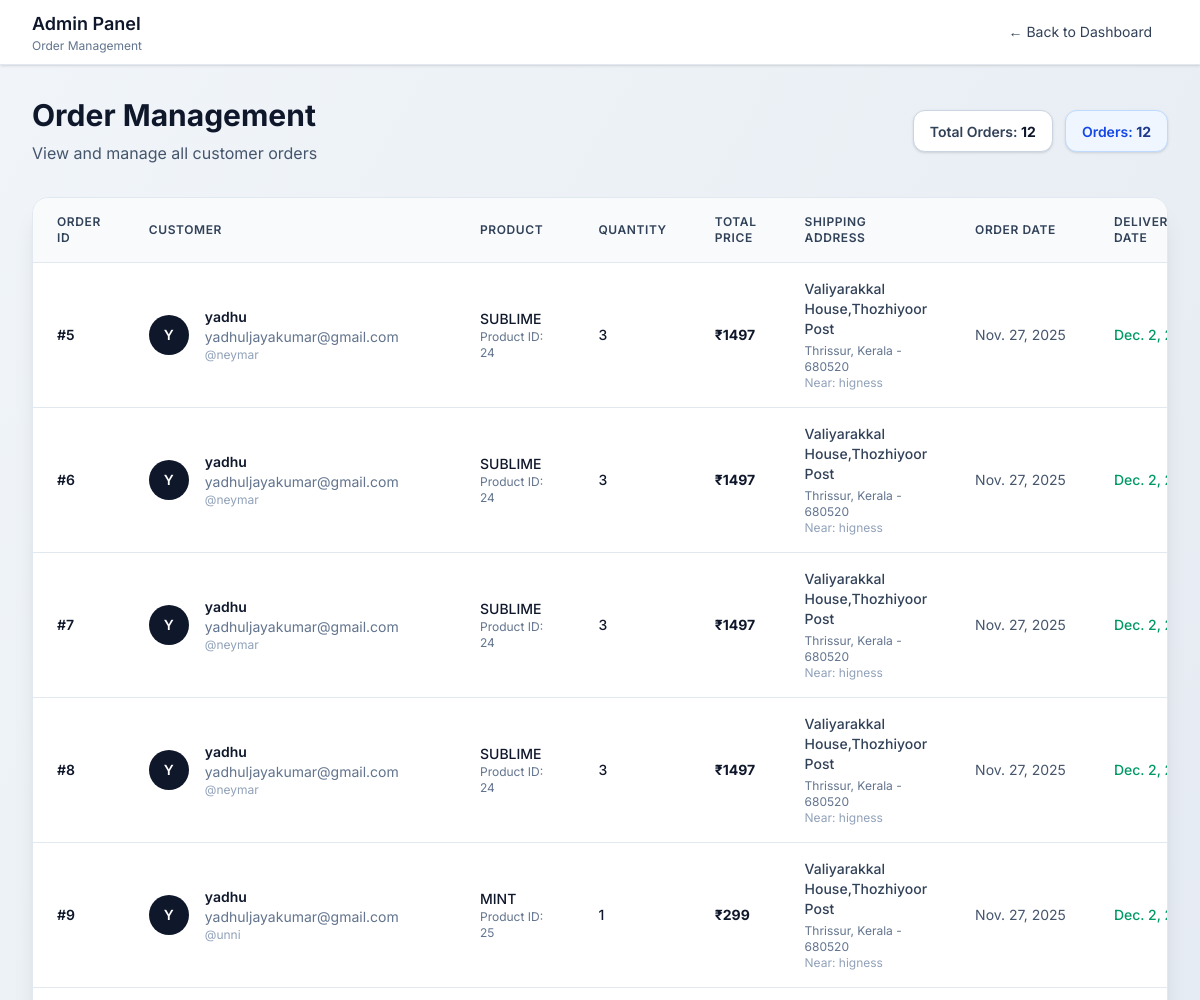
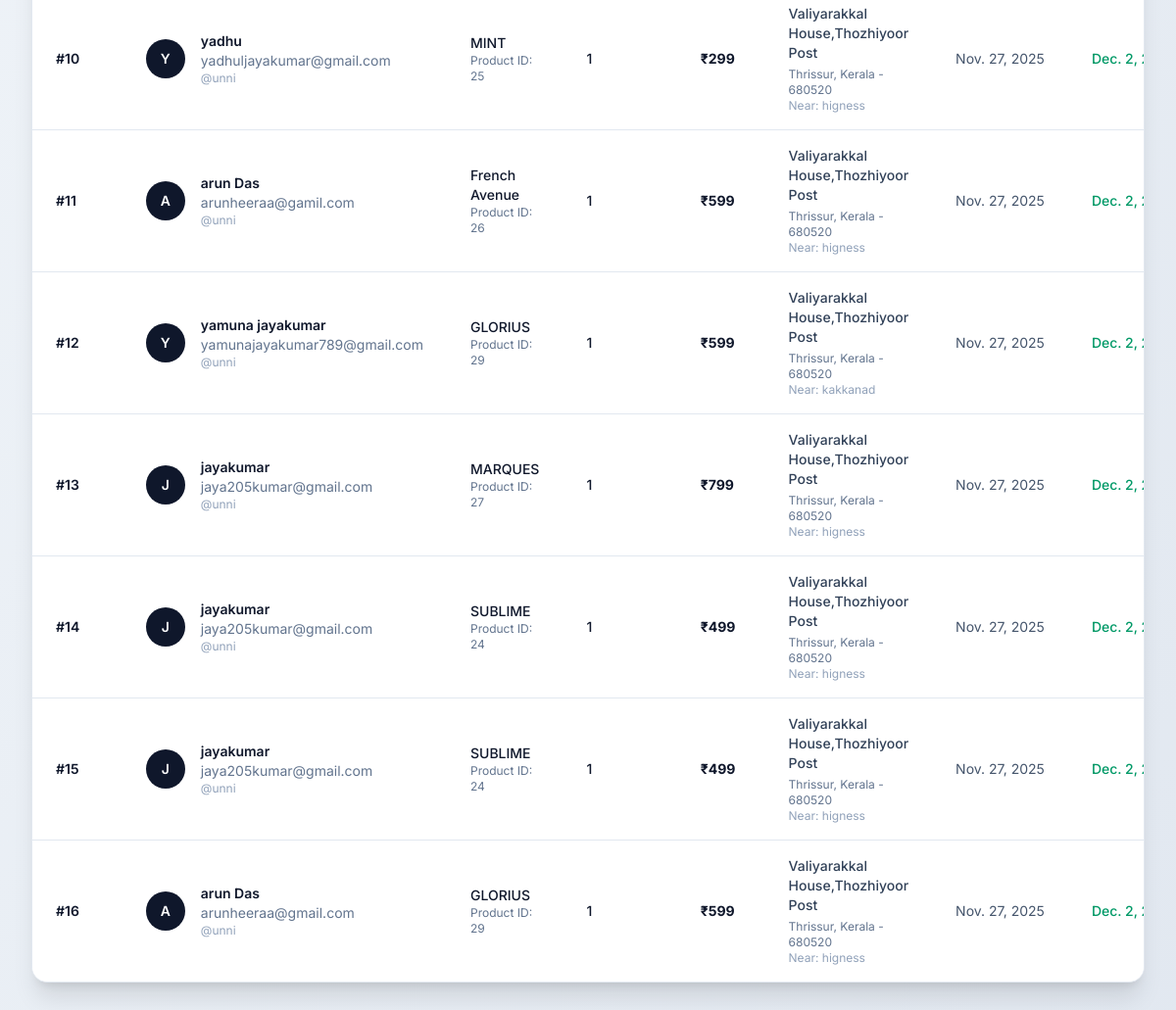
The app's page /adminpage/dashboard/orders/, older data (2 pictures, top to bottom).
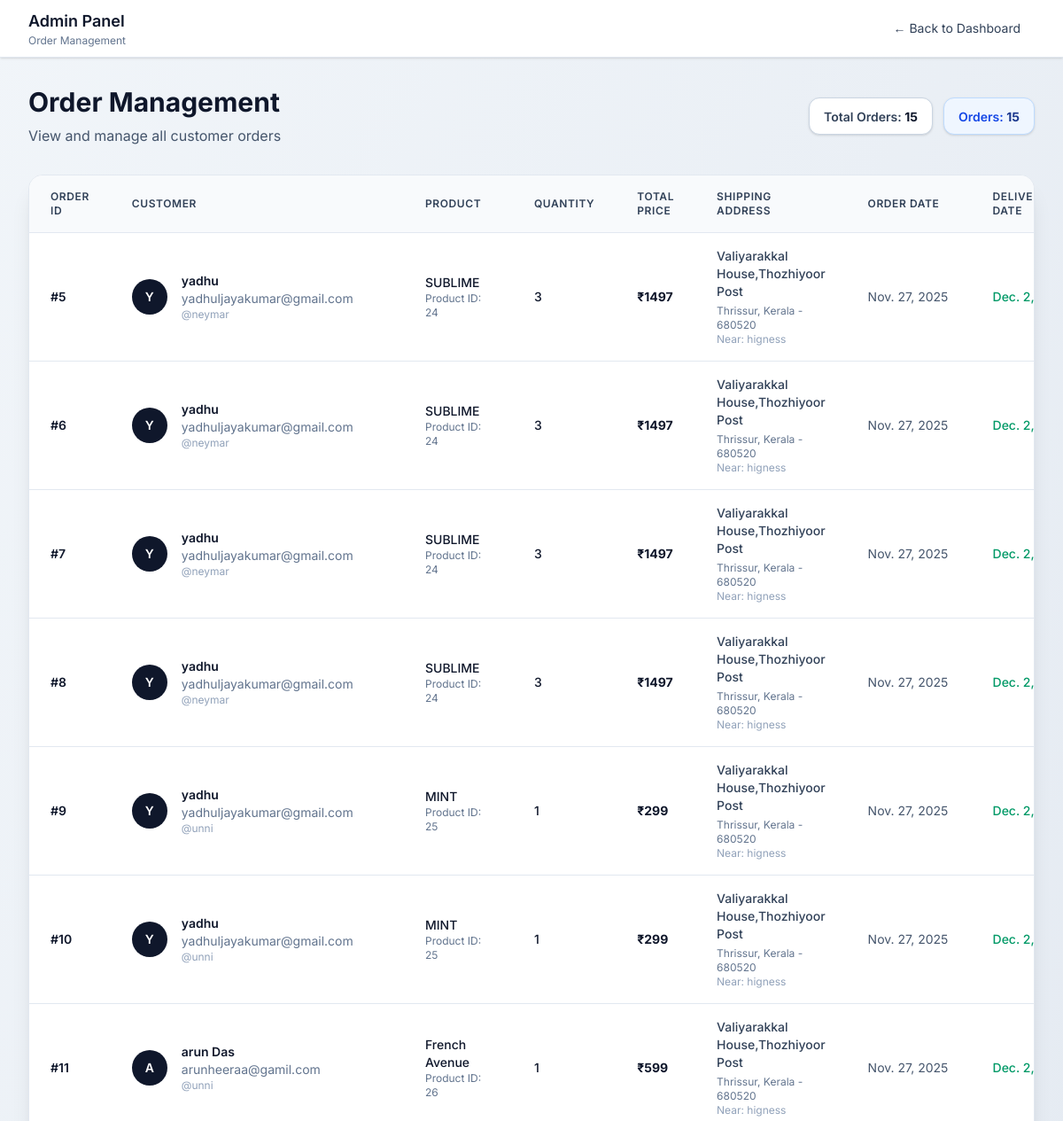
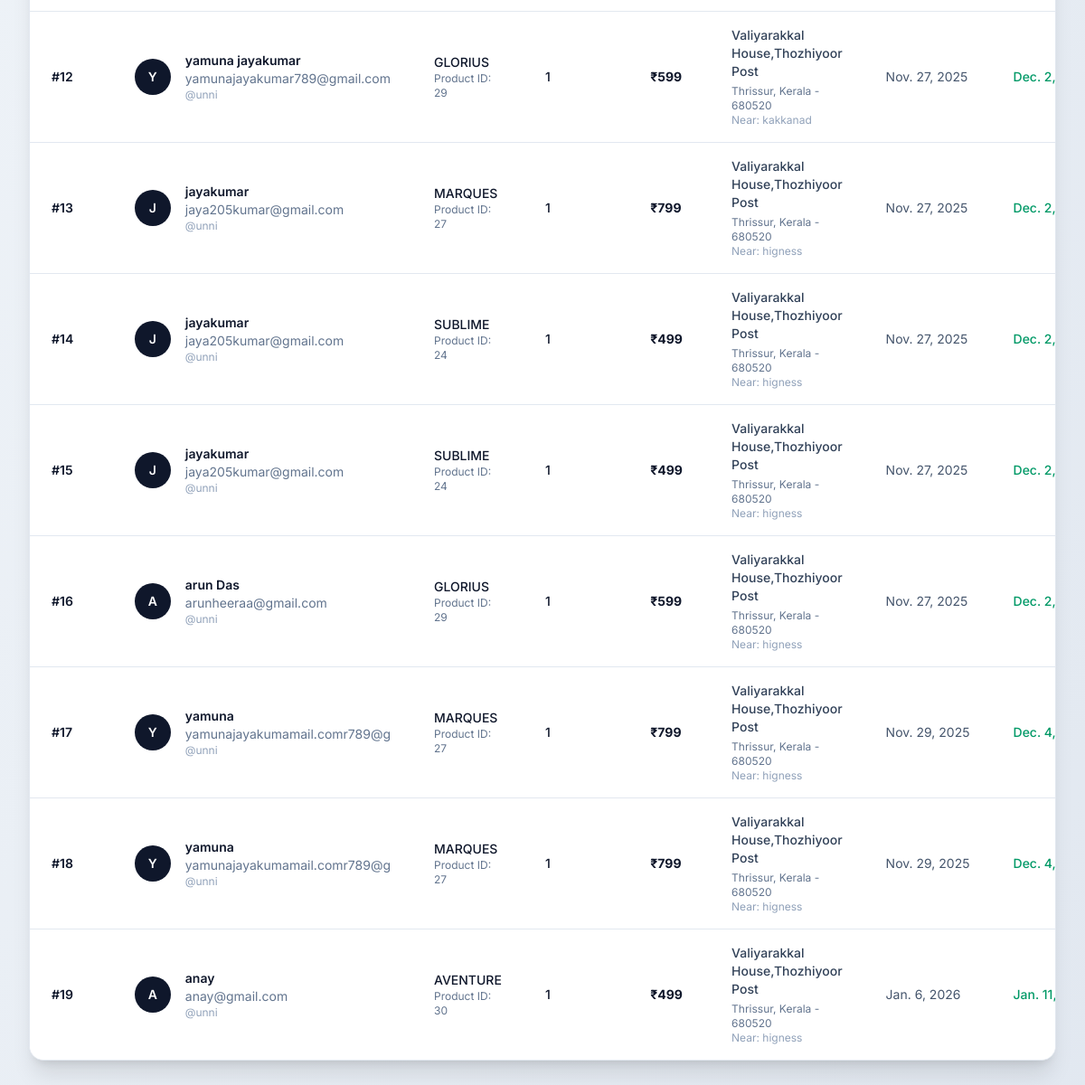
The same page, newer data (2 pictures, top to bottom).
### app/models.py (models this page shows)
class Order(models.Model):
    user         = models.ForeignKey(User, on_delete=models.CASCADE, related_name="orders")
    full_name    = models.CharField(max_length=255)
    email        = models.EmailField()
    gender       = models.TextField(max_length=50, blank=True, null=True)    # if you really need gender
    state        = models.CharField(max_length=100)
    district     = models.CharField(max_length=100)
    address      = models.TextField()
    pincode      = models.CharField(max_length=20)
    landmark     = models.CharField(max_length=255, blank=True, null=True)
    order_date   = models.TextField()
    delivered_date = models.TextField(blank=True, null=True)
    totalprice=models.IntegerField(blank=True,null=True)
    product_id=models.IntegerField()
    product_name=models.TextField()
    quantity=models.IntegerField()
    img=models.FileField()

### app/views.py (the view)
# urls.py: path("adminpage/dashboard/orders/", views.allorder,name='orders'),
def allorder(request):
    orders=Order.objects.all()
    return render(request,'orderss.html',{"orders":orders})

### templates/orderss.html (shortened to what the changed rows need)
<!DOCTYPE html>
<html lang="en">
<head>
    <script src="https://cdn.jsdelivr.net/npm/@tailwindcss/browser@4"></script>
</head>
<body class="bg-gradient-to-br from-slate-100 to-slate-200 min-h-screen font-[Inter]">
    <header class="bg-white shadow-sm border-b border-slate-200">
        <div class="max-w-7xl mx-auto px-4 sm:px-6 lg:px-8">
            <div class="flex items-center justify-between h-16">
                <div class="flex items-center gap-3">
                    <div>
                        <h1 class="text-lg font-semibold text-slate-900">Admin Panel</h1>
                    </div>
                </div>
            </div>
        </div>
    </header>
    <main class="w-full mx-auto px-4 sm:px-6 lg:px-8 py-8">
        <div class="mb-8 flex items-center justify-between flex-wrap gap-4">
            <div>
                <h2 class="text-3xl font-bold text-slate-900 mb-2">Order Management</h2>
            </div>
            <div class="flex gap-3">
                <div class="px-4 py-2 bg-white rounded-xl border border-slate-300 shadow-sm">
                    <span class="text-sm font-semibold text-slate-700">Total Orders: </span>
                    <span class="text-sm font-bold text-slate-900">{{ orders|length }}</span>
                </div>
                <div class="px-4 py-2 bg-blue-50 rounded-xl border border-blue-200 shadow-sm">
                    <span class="text-sm font-semibold text-blue-700">Orders: </span>
                    <span class="text-sm font-bold text-blue-900">{{ orders|length }}</span>
                </div>
            </div>
        </div>
        <div class="bg-white rounded-2xl shadow-xl border border-slate-200 overflow-hidden">
            <div class="overflow-x-auto">
                <table class="min-w-full divide-y divide-slate-200">
                    <thead class="bg-slate-50">
                        <tr>
                            <th scope="col" class="px-6 py-4 text-left text-xs font-semibold text-slate-700 uppercase tracking-wider">
                                Order ID
                            </th>
                            <th scope="col" class="px-6 py-4 text-left text-xs font-semibold text-slate-700 uppercase tracking-wider">
                                Customer
                            </th>
                            <th scope="col" class="px-6 py-4 text-left text-xs font-semibold text-slate-700 uppercase tracking-wider">
                                Product
                            </th>
                            <th scope="col" class="px-6 py-4 text-left text-xs font-semibold text-slate-700 uppercase tracking-wider">
                                Quantity
                            </th>
                            <th scope="col" class="px-6 py-4 text-left text-xs font-semibold text-slate-700 uppercase tracking-wider">
                                Total Price
                            </th>
                            <th scope="col" class="px-6 py-4 text-left text-xs font-semibold text-slate-700 uppercase tracking-wider">
                                Shipping Address
                            </th>
                            <th scope="col" class="px-6 py-4 text-left text-xs font-semibold text-slate-700 uppercase tracking-wider">
                                Order Date
                            </th>
                            <th scope="col" class="px-6 py-4 text-left text-xs font-semibold text-slate-700 uppercase tracking-wider">
                                Delivery Date
                            </th>
                        </tr>
                    </thead>
                    <tbody class="bg-white divide-y divide-slate-200">
                        {% for order in orders %}
                        <tr class="hover:bg-slate-50 transition">
                            <td class="px-6 py-4 whitespace-nowrap">
                                <div class="text-sm font-semibold text-slate-900">#{{ order.id }}</div>
                            </td>
                            <td class="px-6 py-4">
                                <div class="flex items-center">
                                    <div class="h-10 w-10 rounded-full bg-slate-900 text-white flex items-center justify-center font-semibold text-sm">
                                        {{ order.full_name|first|upper }}
                                    </div>
                                    <div class="ml-4">
                                        <div class="text-sm font-semibold text-slate-900">{{ order.full_name }}</div>
                                        <div class="text-sm text-slate-500">{{ order.email }}</div>
                                        <div class="text-xs text-slate-400">@{{ order.user.username }}</div>
                                    </div>
                                </div>
                            </td>
                            <td class="px-6 py-4">
                                <div class="text-sm font-medium text-slate-900">{{ order.product_name }}</div>
                                <div class="text-xs text-slate-500">Product ID: {{ order.product_id }}</div>
                            </td>
                            <td class="px-6 py-4 whitespace-nowrap">
                                <div class="text-sm text-slate-900 font-medium">{{ order.quantity }}</div>
                            </td>
                            <td class="px-6 py-4 whitespace-nowrap">
                                <div class="text-sm font-bold text-slate-900">₹{{ order.totalprice }}</div>
                            </td>
                            <td class="px-6 py-4">
                                <div class="text-sm text-slate-700">
                                    <div class="font-medium">{{ order.address }}</div>
                                    <div class="text-xs text-slate-500 mt-1">
                                        {{ order.district }}, {{ order.state }} - {{ order.pincode }}
                                    </div>
                                    {% if order.landmark %}
                                    <div class="text-xs text-slate-400">Near: {{ order.landmark }}</div>
                                    {% endif %}
                                </div>
                            </td>
                            <td class="px-6 py-4 whitespace-nowrap">
                                <div class="text-sm text-slate-600">{{ order.order_date }}</div>
                            </td>
                            <td class="px-6 py-4 whitespace-nowrap">
                                {% if order.delivered_date %}
                                    <div class="text-sm text-emerald-600 font-medium">{{ order.delivered_date }}</div>
                                {% else %}
                                    <div class="text-sm text-slate-400">—</div>
                                {% endif %}
                            </td>
                        </tr>
                        {% endfor %}
                    </tbody>
                </table>
            </div>
        </div>
    </main>
</body>
</html>

Row changes from the older to the newer data that the page shows:
added Order: id "17", full_name|first "Y", full_name "yamuna", email "yamunajayakumamail.comr789@g", user.username "unni", product_name "MARQUES", product_id "27", quantity "1", totalprice "799", address "Valiyarakkal House,Thozhiyoor Post", district "Thrissur", state "Kerala", pincode "680520", landmark "higness", order_date "Nov. 29, 2025", delivered_date "Dec. 4,…"
added Order: id "18", full_name|first "Y", full_name "yamuna", email "yamunajayakumamail.comr789@g", user.username "unni", product_name "MARQUES", product_id "27", quantity "1", totalprice "799", address "Valiyarakkal House,Thozhiyoor Post", district "Thrissur", state "Kerala", pincode "680520", landmark "higness", order_date "Nov. 29, 2025", delivered_date "Dec. 4,…"
added Order: id "19", full_name|first "A", full_name "anay", email "anay@gmail.com", user.username "unni", product_name "AVENTURE", product_id "30", quantity "1", totalprice "499", address "Valiyarakkal House,Thozhiyoor Post", district "Thrissur", state "Kerala", pincode "680520", landmark "higness", order_date "Jan. 6, 2026", delivered_date "Jan.…"
Text that changed along with them:
{{ orders|length }}: "12" → "15"
